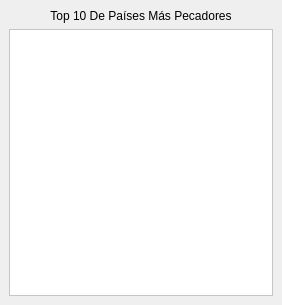
<?xml version="1.0" encoding="UTF-8"?>
<ui version="4.0">
 <class>VentanaTop10Pecadores</class>
 <widget class="QMainWindow" name="VentanaTop10Pecadores">
  <property name="geometry">
   <rect>
    <x>0</x>
    <y>0</y>
    <width>282</width>
    <height>305</height>
   </rect>
  </property>
  <property name="minimumSize">
   <size>
    <width>282</width>
    <height>305</height>
   </size>
  </property>
  <property name="maximumSize">
   <size>
    <width>282</width>
    <height>305</height>
   </size>
  </property>
  <property name="windowTitle">
   <string>Top 10</string>
  </property>
  <property name="windowIcon">
   <iconset resource="recursos.qrc">
    <normaloff>:/imagenes/recursos/imagenes/44386.png</normaloff>:/imagenes/recursos/imagenes/44386.png</iconset>
  </property>
  <property name="styleSheet">
   <string notr="true">background-color: qlineargradient(spread:pad, x1:0, y1:0,x2:1,y2:0,stop:0 
rgba(0,182,255,255), stop:0.329545 rgba(255,255,255,255), stop:0.670455
rgba(255,255,255,255),stop:1 rgba(255,102,0,255));</string>
  </property>
  <widget class="QWidget" name="centralwidget">
   <layout class="QVBoxLayout" name="verticalLayout">
    <item>
     <widget class="QLabel" name="label_2">
      <property name="styleSheet">
       <string notr="true">background-color: rgba(255, 255, 255, 0);
font: 13.5pt &quot;Californian FB&quot;;</string>
      </property>
      <property name="text">
       <string>Top 10 De Países Más Pecadores</string>
      </property>
      <property name="alignment">
       <set>Qt::AlignCenter</set>
      </property>
     </widget>
    </item>
    <item>
     <widget class="QTextBrowser" name="top10paises">
      <property name="styleSheet">
       <string notr="true">background-color: rgb(255, 255, 255);</string>
      </property>
     </widget>
    </item>
   </layout>
  </widget>
 </widget>
 <resources>
  <include location="recursos.qrc"/>
 </resources>
 <connections/>
</ui>
